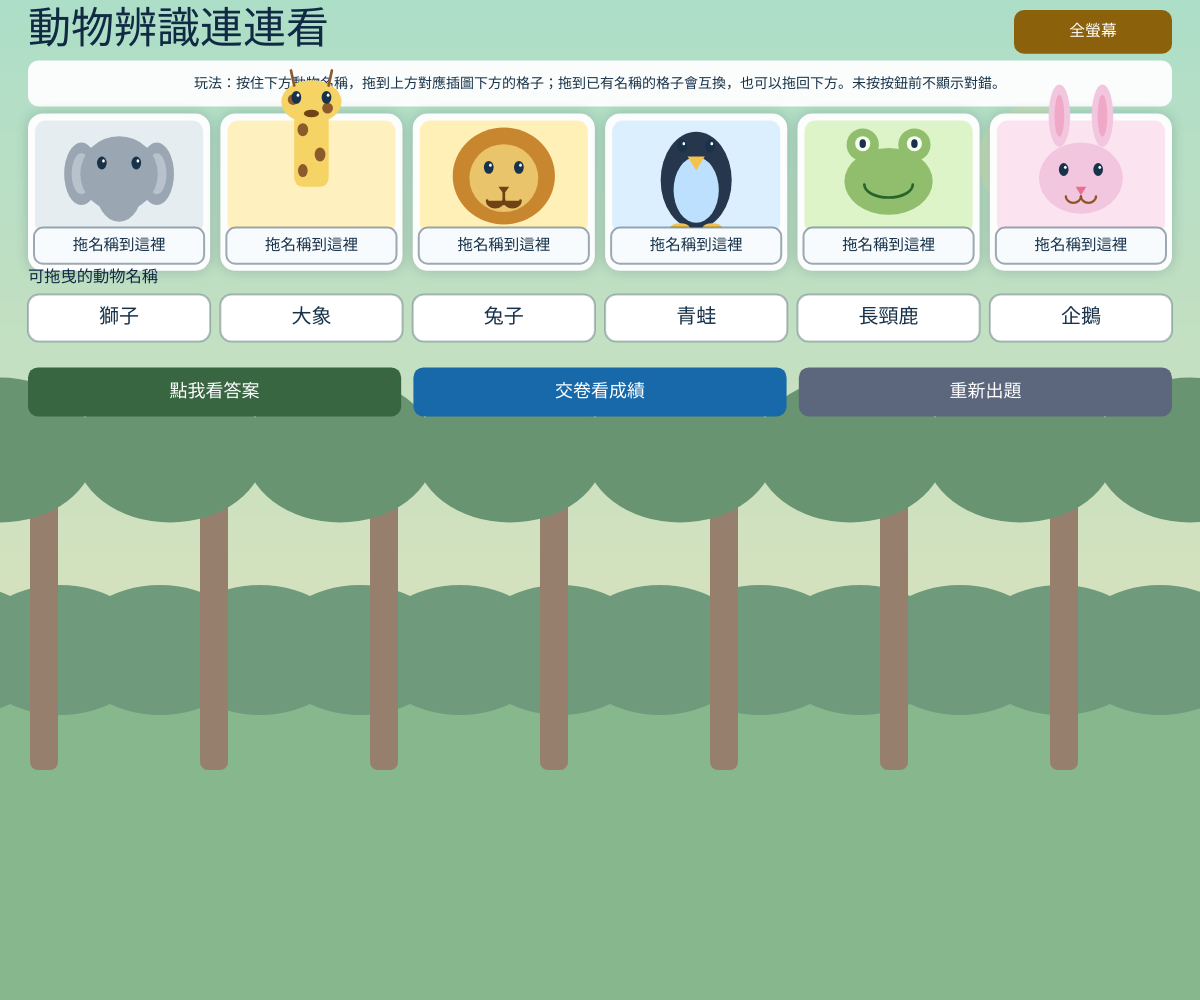
Frame 1 (no input)
Frame 60 (no input): identical to frame 1, image omitted
Frame 120 (the mouse pressed at the canvas centre since frame 60): identical to frame 1, image omitted

The p5.js sketch that drew this single still picture (run headless with seeded random() and noise() and a simulated clock; from frame 60 on, the mouse is pressed at the canvas centre):

// p5.js sketch
// ── sketch.js
const ANIMAL_TYPES = [ // 建立至少十二種不依賴外部圖片的動物資料
  { key: "cat", name: "貓", color: "#f4a261" }, // 定義貓的資料
  { key: "dog", name: "狗", color: "#b08968" }, // 定義狗的資料
  { key: "rabbit", name: "兔子", color: "#f2c6de" }, // 定義兔子的資料
  { key: "elephant", name: "大象", color: "#9aa6b2" }, // 定義大象的資料
  { key: "lion", name: "獅子", color: "#e9c46a" }, // 定義獅子的資料
  { key: "panda", name: "熊貓", color: "#dfe7e8" }, // 定義熊貓的資料
  { key: "penguin", name: "企鵝", color: "#bde0fe" }, // 定義企鵝的資料
  { key: "giraffe", name: "長頸鹿", color: "#f6d365" }, // 定義長頸鹿的資料
  { key: "fox", name: "狐狸", color: "#f28c28" }, // 定義狐狸的資料
  { key: "frog", name: "青蛙", color: "#90be6d" }, // 定義青蛙的資料
  { key: "monkey", name: "猴子", color: "#a98467" }, // 定義猴子的資料
  { key: "tiger", name: "老虎", color: "#f4a261" } // 定義老虎的資料
]; // 完成動物資料表
const UI = { ink: "#18324a", navy: "#102a43", blue: "#1769aa", green: "#a7c957", red: "#e63946", gold: "#ffca3a", white: "#ffffff" }; // 集中管理介面色彩
const INSTRUCTION = "玩法：按住下方動物名稱，拖到上方對應插圖下方的格子；拖到已有名稱的格子會互換，也可以拖回下方。未按按鈕前不顯示對錯。"; // 設定完整玩法說明
const SCENE_TIME = 7200; // 設定自然背景場景的停留時間
const TRANSITION_TIME = 1900; // 設定自然背景的平滑漸變時間
const SCENE_NAMES = ["forest", "grassland", "snowfield", "desert", "rainforest", "coast"]; // 定義六種動物主題自然場景
let quiz = null; // 儲存目前測驗狀態
let layoutData = null; // 儲存響應式版面資料
let dragging = null; // 儲存目前被拖曳的名稱
let beganAt = 0; // 儲存本回合開始時間
let confetti = []; // 儲存高分彩帶粒子
let currentScene = 0; // 儲存目前自然場景索引
let nextScene = 1; // 儲存下一個自然場景索引
let sceneBlend = 0; // 儲存場景交叉淡化進度
let sceneStartedAt = 0; // 儲存目前場景開始時間

function setup() { // 初始化畫布、頁面樣式與測驗資料
  document.documentElement.style.margin = "0"; // 移除 html 預設外距
  document.documentElement.style.padding = "0"; // 移除 html 預設內距
  document.documentElement.style.overflow = "hidden"; // 防止 html 產生捲軸
  document.body.style.margin = "0"; // 移除 body 預設外距
  document.body.style.padding = "0"; // 移除 body 預設內距
  document.body.style.overflow = "hidden"; // 防止 body 產生捲軸
  document.body.style.width = "100vw"; // 讓 body 寬度貼齊視窗
  document.body.style.height = "100vh"; // 讓 body 高度貼齊視窗
  pixelDensity(Math.min(2, window.devicePixelRatio || 1)); // 設定清晰且不過度耗能的像素密度
  const canvasElement = createCanvas(windowWidth, windowHeight); // 建立滿版 p5.js Canvas
  canvasElement.position(0, 0); // 將畫布貼齊視窗左上角
  canvasElement.style("display", "block"); // 移除畫布行內空白
  canvasElement.style("position", "fixed"); // 讓畫布固定在視窗內
  canvasElement.style("left", "0px"); // 設定畫布左側位置
  canvasElement.style("top", "0px"); // 設定畫布頂端位置
  canvasElement.style("z-index", "0"); // 將畫布置於最底層
  canvasElement.style("touch-action", "none"); // 防止手機瀏覽器攔截拖曳手勢
  canvasElement.elt.setAttribute("aria-label", "動物辨識連連看互動畫布"); // 設定畫布無障礙描述
  textFont("Noto Sans TC, Microsoft JhengHei, sans-serif"); // 設定繁體中文字型與備援字型
  textAlign(CENTER, CENTER); // 設定文字預設置中
  textWrap(WORD); // 啟用 p5.js 文字換行
  quiz = createQuiz(); // 建立第一回合六題資料
  beganAt = millis(); // 記錄第一回合作答起始時間
  currentScene = 0; // 初始化目前自然場景
  nextScene = 1; // 初始化下一個自然場景
  sceneBlend = 0; // 初始化場景漸變進度
  sceneStartedAt = millis(); // 記錄場景開始時間
  document.addEventListener("fullscreenchange", handleFullscreenChange); // 監聽瀏覽器全螢幕狀態
  refreshCanvasSize(); // 建立初始響應式版面
} // 完成初始化

function draw() { // 每一幀繪製完整遊戲畫面
  updateSceneTransition(); // 更新自然場景的平滑漸變
  drawBackground(); // 繪製動物主題自然背景
  drawHeader(); // 繪製標題與玩法說明
  drawCards(); // 繪製上方六張動物圖卡
  drawTray(); // 繪製下方六個動物名稱標籤
  drawButtons(); // 繪製三個主要功能按鈕
  drawResultPanel(); // 交卷後繪製成績面板
  if (dragging !== null) drawDraggingLabel(); // 拖曳中繪製跟隨指標的名稱
  if (quiz !== null && quiz.submitted && quiz.score > 60) drawConfetti(); // 高於百分之六十時繪製彩帶
} // 完成每幀繪製

function windowResized() { // 處理視窗縮放、手機旋轉與全螢幕變化
  resizeCanvas(windowWidth, windowHeight); // 讓畫布覆蓋最新視窗尺寸
  refreshCanvasSize(); // 重新計算所有互動位置
} // 完成視窗尺寸處理

function mousePressed() { // 處理滑鼠按下與按鈕點擊
  if (quiz === null || layoutData === null) return false; // 尚未初始化時停止操作
  const buttonName = hitButton(mouseX, mouseY); // 判斷滑鼠是否命中功能按鈕
  if (buttonName === "fullscreen") { toggleBrowserFullscreen(); return false; } // 點擊全螢幕按鈕時切換模式
  if (buttonName === "reset") { resetQuiz(); return false; } // 重新出題按鈕永遠保持可用
  if (buttonName === "answer" && !quiz.showAnswer && !quiz.submitted) { quiz.showAnswer = true; dragging = null; return false; } // 查看答案後顯示正誤並鎖定拖曳
  if (buttonName === "submit" && !quiz.submitted) { submitQuiz(); return false; } // 點擊交卷按鈕後計算成績
  if (quiz.showAnswer || quiz.submitted) return false; // 查看答案或交卷後禁止拖曳
  const slotIndex = hitSlot(mouseX, mouseY); // 判斷是否按到已有名稱的答案格
  if (slotIndex >= 0 && quiz.slots[slotIndex] !== null) { startDrag(quiz.slots[slotIndex], "slot", slotIndex); return false; } // 從答案格取出名稱開始拖曳
  const labelIndex = hitTrayLabel(mouseX, mouseY); // 判斷是否按到下方未放置名稱
  if (labelIndex >= 0) startDrag(labelIndex, "tray", -1); // 從名稱區開始拖曳
  return false; // 阻止瀏覽器預設選取行為
} // 完成滑鼠按下處理

function mouseDragged() { // 處理滑鼠拖曳移動
  if (dragging !== null && quiz !== null && !quiz.showAnswer && !quiz.submitted) { dragging.x = mouseX; dragging.y = mouseY; } // 更新拖曳名稱座標
  return false; // 阻止瀏覽器預設拖曳行為
} // 完成滑鼠拖曳處理

function mouseReleased() { // 處理滑鼠放開與名稱放置
  if (dragging === null) return false; // 沒有拖曳資料時停止處理
  const dropX = mouseX; // 保存放開時的水平座標
  const dropY = mouseY; // 保存放開時的垂直座標
  const slotIndex = hitSlot(dropX, dropY); // 找出放開時命中的答案格
  if (slotIndex >= 0) dropInSlot(slotIndex); // 放入答案格或執行互換
  else if (inTrayArea(dropX, dropY)) returnToTray(); // 放到名稱區時讓名稱回到下方
  else restoreDrag(); // 放到其他位置時復原原本位置
  dragging = null; // 清除拖曳暫存資料
  return false; // 阻止瀏覽器預設放開行為
} // 完成滑鼠放開處理

function touchStarted() { // 處理觸控按下事件
  return mousePressed(); // 共用滑鼠按下邏輯
} // 完成觸控按下處理

function touchMoved() { // 處理觸控移動事件
  return mouseDragged(); // 共用滑鼠拖曳邏輯
} // 完成觸控移動處理

function touchEnded() { // 處理觸控結束事件
  return mouseReleased(); // 共用滑鼠放開邏輯
} // 完成觸控結束處理

function createQuiz() { // 建立一回合新的六題動物測驗
  const selected = shuffleArray(ANIMAL_TYPES).slice(0, 6); // 從十二種動物隨機抽出六種
  const cards = selected.map((item) => ({ key: item.key, name: item.name, color: item.color })); // 建立六張動物圖卡資料
  const labels = shuffleArray(cards.map((card) => ({ key: card.key, name: card.name, color: card.color }))); // 打亂六個名稱標籤順序
  return { cards: cards, labels: labels, slots: [null, null, null, null, null, null], showAnswer: false, submitted: false, correct: 0, score: 0, elapsed: 0 }; // 回傳完整測驗狀態
} // 完成新測驗建立

function resetQuiz() { // 重新出題並解鎖整個測驗
  quiz = createQuiz(); // 建立新的隨機題目
  beganAt = millis(); // 重新記錄作答開始時間
  dragging = null; // 清除殘留拖曳狀態
  confetti = []; // 清除上一回合彩帶
  refreshCanvasSize(); // 重新計算版面
} // 完成重新出題

function getLayoutMetrics() { // 計算不裁切且適合手機平板桌面的版面尺寸
  const viewportW = windowWidth; // 讀取視窗寬度
  const viewportH = windowHeight; // 讀取視窗高度
  const submittedExtra = quiz !== null && quiz.submitted ? 100 : 0; // 為交卷後成績面板預留空間
  const scale = constrain(Math.min(viewportW / 960, viewportH / (690 + submittedExtra)), 0.32, 1.08); // 依視窗大小計算共同縮放比例
  const margin = Math.max(8, Math.min(28, viewportW * 0.025)); // 計算安全左右邊距
  const gap = Math.max(4, Math.min(13, 7 + scale * 3)); // 計算卡片與控制項間距
  const cardColumns = viewportW >= 1120 ? 6 : 3; // 桌面寬版六欄、其他尺寸三欄
  const cardRows = Math.ceil(6 / cardColumns); // 計算動物卡片列數
  const headerH = Math.max(88, Math.min(122, 94 + scale * 18)); // 為標題與玩法說明保留高度
  const cardW = (viewportW - margin * 2 - gap * (cardColumns - 1)) / cardColumns; // 平均分配動物卡片寬度
  const cardH = Math.max(66, Math.min(164, 112 + scale * 42)); // 計算卡片高度並保留向量插圖空間
  const cardsBottom = headerH + cardRows * cardH + (cardRows - 1) * gap; // 計算卡片區底部
  const trayColumns = viewportW >= 760 ? 6 : 3; // 桌面名稱六欄、手機平板名稱三欄
  const trayRows = Math.ceil(6 / trayColumns); // 計算名稱列數
  const trayH = Math.max(30, Math.min(50, 34 + scale * 12)); // 計算名稱標籤高度
  const trayY = cardsBottom + Math.max(16, 22 * scale); // 設定名稱區起點
  const trayW = (viewportW - margin * 2 - gap * (trayColumns - 1)) / trayColumns; // 平均分配名稱標籤寬度
  const buttonColumns = viewportW >= 820 ? 3 : viewportW >= 300 ? 2 : 1; // 主要按鈕依寬度排列成三欄或兩欄
  const buttonRows = Math.ceil(3 / buttonColumns); // 計算三個主要按鈕的列數
  const buttonGap = Math.max(5, Math.min(13, 9 + scale * 3)); // 計算按鈕間距
  const buttonH = Math.max(30, Math.min(52, 35 + scale * 13)); // 計算按鈕高度
  const buttonY = trayY + trayRows * trayH + (trayRows - 1) * gap + Math.max(18, 24 * scale); // 計算主要按鈕起點
  const buttonW = buttonColumns === 1 ? Math.min(360, viewportW - margin * 2) : (viewportW - margin * 2 - buttonGap * (buttonColumns - 1)) / buttonColumns; // 平均分配主要按鈕寬度
  const buttonsBottom = buttonY + buttonRows * buttonH + (buttonRows - 1) * buttonGap; // 計算主要按鈕區底部
  const resultY = buttonsBottom + Math.max(9, 14 * scale); // 計算成績面板起點
  const resultH = quiz !== null && quiz.submitted ? Math.max(62, Math.min(116, 72 + scale * 28)) : 0; // 交卷後設定成績面板高度
  return { margin: margin, gap: gap, scale: scale, cardColumns: cardColumns, cardRows: cardRows, headerH: headerH, cardW: cardW, cardH: cardH, cardsBottom: cardsBottom, trayColumns: trayColumns, trayRows: trayRows, trayH: trayH, trayY: trayY, trayW: trayW, buttonColumns: buttonColumns, buttonRows: buttonRows, buttonGap: buttonGap, buttonH: buttonH, buttonY: buttonY, buttonW: buttonW, buttonsBottom: buttonsBottom, resultY: resultY, resultH: resultH }; // 回傳所有版面尺寸
} // 完成版面尺寸計算

function calculateLayout() { // 建立卡片、標籤、按鈕與全螢幕的互動矩形
  const metrics = getLayoutMetrics(); // 讀取目前響應式版面尺寸
  const cards = []; // 建立六張動物卡片位置陣列
  const tray = []; // 建立六個名稱標籤位置陣列
  const buttons = []; // 建立三個主要按鈕位置陣列
  for (let i = 0; i < 6; i += 1) { const col = i % metrics.cardColumns; const row = Math.floor(i / metrics.cardColumns); cards.push({ x: metrics.margin + col * (metrics.cardW + metrics.gap), y: metrics.headerH + row * (metrics.cardH + metrics.gap), w: metrics.cardW, h: metrics.cardH }); } // 逐一建立平均排列的動物卡片
  for (let i = 0; i < 6; i += 1) { const col = i % metrics.trayColumns; const row = Math.floor(i / metrics.trayColumns); tray.push({ x: metrics.margin + col * (metrics.trayW + metrics.gap), y: metrics.trayY + row * (metrics.trayH + metrics.gap), w: metrics.trayW, h: metrics.trayH }); } // 逐一建立名稱標籤矩形
  for (let i = 0; i < 3; i += 1) { const col = i % metrics.buttonColumns; const row = Math.floor(i / metrics.buttonColumns); const x = metrics.buttonColumns === 1 ? (width - metrics.buttonW) / 2 : metrics.margin + col * (metrics.buttonW + metrics.buttonGap); const y = metrics.buttonY + row * (metrics.buttonH + metrics.buttonGap); buttons.push({ x: x, y: y, w: metrics.buttonW, h: metrics.buttonH }); } // 逐一建立主要按鈕矩形
  const fullscreenW = Math.max(96, Math.min(158, width * 0.19)); // 計算全螢幕按鈕寬度
  const fullscreenH = Math.max(32, Math.min(44, 34 + metrics.scale * 9)); // 計算全螢幕按鈕高度
  const fullscreenButton = { x: width - metrics.margin - fullscreenW, y: 10, w: fullscreenW, h: fullscreenH }; // 建立標題區全螢幕按鈕
  return { metrics: metrics, cards: cards, tray: tray, buttons: buttons, fullscreenButton: fullscreenButton, resultY: metrics.resultY }; // 回傳全部互動版面
} // 完成互動版面建立

function refreshCanvasSize() { // 重新計算滿版畫布內的互動位置
  layoutData = calculateLayout(); // 依目前視窗尺寸更新布局
} // 完成畫布尺寸更新

function drawHeader() { // 繪製標題、玩法說明與全螢幕按鈕
  const margin = layoutData.metrics.margin; // 讀取左右安全邊距
  const scale = layoutData.metrics.scale; // 讀取響應式縮放比例
  const titleSize = Math.max(21, Math.min(43, 39 * scale + 5)); // 計算標題字體大小
  const boxY = Math.max(48, Math.min(66, 55 + scale * 5)); // 設定玩法說明底板位置
  const boxH = Math.max(29, layoutData.metrics.headerH - boxY - 7); // 設定玩法說明底板高度
  noStroke(); // 移除標題外框
  fill(UI.navy); // 使用深色繪製標題
  textAlign(LEFT, TOP); // 設定標題左上對齊
  textSize(titleSize); // 套用標題字體大小
  text("動物辨識連連看", margin, 10); // 繪製動物主題標題
  drawFullscreenButton(layoutData.fullscreenButton); // 繪製全螢幕或退出全螢幕按鈕
  fill(255, 255, 255, 238); // 使用半透明白色繪製說明底板
  rect(margin, boxY, width - margin * 2, boxH, 11); // 繪製玩法說明圓角底板
  fill(UI.ink); // 設定說明文字顏色
  textSize(Math.max(9, Math.min(14, 12 + scale * 3))); // 設定說明文字大小
  const lines = wrapChineseText(INSTRUCTION, width - margin * 2 - 18); // 依畫面寬度切割玩法說明
  text(lines.join("\n"), margin + 9, boxY + 5, width - margin * 2 - 18, boxH - 8); // 繪製完整玩法說明
  textAlign(CENTER, CENTER); // 還原文字預設置中對齊
} // 完成標題與玩法說明繪製

function wrapChineseText(value, maxWidth) { // 將繁體中文說明依像素寬度換行
  const lines = []; // 建立文字行陣列
  let current = ""; // 儲存目前組合中的文字行
  for (const character of value) { // 逐字處理中文與標點
    const candidate = current + character; // 組合下一個字元
    if (current !== "" && textWidth(candidate) > maxWidth) { lines.push(current); current = character; } else { current = candidate; } // 超過寬度時換行
  } // 完成逐字換行
  if (current !== "") lines.push(current); // 將最後一行加入陣列
  return lines; // 回傳可繪製的文字行
} // 完成中文換行

function drawCards() { // 繪製六張動物圖卡與名稱放置格
  quiz.cards.forEach((card, index) => drawCard(card, layoutData.cards[index], index)); // 逐一繪製每張動物圖卡
} // 完成六張卡片繪製

function drawCard(card, box, index) { // 繪製單張純 Canvas 動物插圖卡片
  push(); // 保存卡片繪圖狀態
  drawingContext.shadowColor = "rgba(16,42,67,0.22)"; // 設定卡片陰影色彩
  drawingContext.shadowBlur = 13; // 設定卡片陰影模糊程度
  noStroke(); // 移除卡片外框
  fill(255, 255, 255, 247); // 使用近乎不透明白色繪製卡片
  rect(box.x, box.y, box.w, box.h, 15); // 繪製卡片圓角底板
  drawingContext.shadowBlur = 0; // 清除陰影避免影響其他圖形
  const imageBox = { x: box.x + 7, y: box.y + 7, w: box.w - 14, h: box.h - Math.max(42, box.h * 0.28) }; // 計算向量插圖區域
  drawAnimalArt(card.key, imageBox, card.color); // 使用 p5.js Canvas 繪製動物向量插圖
  const slot = getSlotBox(box); // 取得卡片下方名稱放置格
  const labelId = quiz.slots[index]; // 讀取目前答案格內的名稱索引
  const correct = labelId !== null && quiz.labels[labelId].key === card.key; // 計算本題目前配對狀態
  const slotColor = quiz.showAnswer ? (correct ? UI.green : UI.red) : "#f7fbfd"; // 只有查看答案後才套用正誤底色
  fill(slotColor); // 填入名稱格背景色
  stroke(23, 50, 74, 105); // 設定名稱格邊框色彩
  strokeWeight(2); // 設定名稱格邊框寬度
  rect(slot.x, slot.y, slot.w, slot.h, 9); // 繪製名稱放置格
  noStroke(); // 移除名稱文字外框
  fill(UI.ink); // 設定名稱文字顏色
  textSize(Math.max(10, Math.min(18, box.w * 0.085))); // 依卡片寬度設定名稱字體
  const slotText = labelId === null ? (box.w < 125 ? "放名稱" : "拖名稱到這裡") : quiz.labels[labelId].name; // 組合空格提示或已放置名稱
  text(slotText, slot.x + slot.w / 2, slot.y + slot.h / 2); // 繪製名稱格文字
  if (quiz.showAnswer) drawCorrectMark(correct, box); // 查看答案或交卷後繪製正誤提示
  pop(); // 還原卡片繪圖狀態
} // 完成單張動物卡片繪製

function getSlotBox(cardBox) { // 計算卡片底部名稱放置格位置
  const slotH = Math.max(24, Math.min(37, cardBox.h * 0.23)); // 依卡片高度計算名稱格高度
  return { x: cardBox.x + 6, y: cardBox.y + cardBox.h - slotH - 7, w: cardBox.w - 12, h: slotH }; // 回傳名稱格互動矩形
} // 完成名稱格位置計算

function drawAnimalArt(key, box, baseColor) { // 繪製具有底色的純 Canvas 動物插圖區
  const backgrounds = { cat: "#fff0d5", dog: "#f5e1c8", rabbit: "#fbe4ef", elephant: "#e5edf1", lion: "#fff0b8", panda: "#eaf5f4", penguin: "#dcefff", giraffe: "#fff1bf", fox: "#ffe1c2", frog: "#dcf4c7", monkey: "#eed7bd", tiger: "#ffe0a6" }; // 定義每種動物的插圖底色
  noStroke(); // 移除插圖區外框
  fill(backgrounds[key] || "#e8f3e8"); // 填入動物插圖柔和背景
  rect(box.x, box.y, box.w, box.h, 11); // 繪製插圖區圓角底板
  push(); // 保存動物插圖狀態
  translate(box.x + box.w / 2, box.y + box.h * 0.49); // 將動物原點移到插圖中央
  const size = Math.min(box.w, box.h) * 0.95; // 依插圖區尺寸計算動物大小
  if (key === "cat") drawCat(size, baseColor); // 繪製貓向量插圖
  else if (key === "dog") drawDog(size, baseColor); // 繪製狗向量插圖
  else if (key === "rabbit") drawRabbit(size, baseColor); // 繪製兔子向量插圖
  else if (key === "elephant") drawElephant(size, baseColor); // 繪製大象向量插圖
  else if (key === "lion") drawLion(size, baseColor); // 繪製獅子向量插圖
  else if (key === "panda") drawPanda(size, baseColor); // 繪製熊貓向量插圖
  else if (key === "penguin") drawPenguin(size, baseColor); // 繪製企鵝向量插圖
  else if (key === "giraffe") drawGiraffe(size, baseColor); // 繪製長頸鹿向量插圖
  else if (key === "fox") drawFox(size, baseColor); // 繪製狐狸向量插圖
  else if (key === "frog") drawFrog(size, baseColor); // 繪製青蛙向量插圖
  else if (key === "monkey") drawMonkey(size, baseColor); // 繪製猴子向量插圖
  else drawTiger(size, baseColor); // 繪製老虎向量插圖
  pop(); // 還原動物插圖座標狀態
} // 完成動物插圖區繪製

function drawFaceEyes(size, eyeY, eyeGap) { // 繪製通用動物眼睛
  noStroke(); // 移除眼睛外框
  fill("#18324a"); // 設定眼睛顏色
  ellipse(-eyeGap, eyeY, size * 0.09, size * 0.12); // 繪製左眼
  ellipse(eyeGap, eyeY, size * 0.09, size * 0.12); // 繪製右眼
  fill(255); // 設定眼睛亮點顏色
  ellipse(-eyeGap + size * 0.015, eyeY - size * 0.02, size * 0.025, size * 0.03); // 繪製左眼亮點
  ellipse(eyeGap + size * 0.015, eyeY - size * 0.02, size * 0.025, size * 0.03); // 繪製右眼亮點
} // 完成通用眼睛

function drawCat(size, colorValue) { // 繪製貓咪向量插圖
  noStroke(); // 移除貓咪外框
  fill(colorValue); // 填入貓咪毛色
  triangle(-size * 0.42, -size * 0.27, -size * 0.27, -size * 0.61, -size * 0.03, -size * 0.34); // 繪製左耳
  triangle(size * 0.42, -size * 0.27, size * 0.27, -size * 0.61, size * 0.03, -size * 0.34); // 繪製右耳
  ellipse(0, 0, size * 0.78, size * 0.68); // 繪製貓咪臉部
  fill("#f7b2c4"); // 設定貓耳內與鼻子顏色
  triangle(-size * 0.31, -size * 0.38, -size * 0.27, -size * 0.52, -size * 0.16, -size * 0.38); // 繪製左耳內側
  triangle(size * 0.31, -size * 0.38, size * 0.27, -size * 0.52, size * 0.16, -size * 0.38); // 繪製右耳內側
  drawFaceEyes(size, -size * 0.08, size * 0.16); // 繪製貓咪眼睛
  fill("#e76f91"); // 設定貓咪鼻子顏色
  triangle(-size * 0.045, size * 0.08, size * 0.045, size * 0.08, 0, size * 0.16); // 繪製貓咪鼻子
  stroke("#8d5524"); // 設定貓咪鬍鬚顏色
  strokeWeight(Math.max(1, size * 0.025)); // 設定鬍鬚線寬
  line(-size * 0.15, size * 0.13, -size * 0.46, size * 0.08); // 繪製左上鬍鬚
  line(-size * 0.15, size * 0.2, -size * 0.46, size * 0.23); // 繪製左下鬍鬚
  line(size * 0.15, size * 0.13, size * 0.46, size * 0.08); // 繪製右上鬍鬚
  line(size * 0.15, size * 0.2, size * 0.46, size * 0.23); // 繪製右下鬍鬚
} // 完成貓咪插圖

function drawDog(size, colorValue) { // 繪製狗狗向量插圖
  noStroke(); // 移除狗狗外框
  fill("#754f35"); // 設定狗狗耳朵顏色
  ellipse(-size * 0.36, -size * 0.08, size * 0.28, size * 0.62); // 繪製左垂耳
  ellipse(size * 0.36, -size * 0.08, size * 0.28, size * 0.62); // 繪製右垂耳
  fill(colorValue); // 填入狗狗臉部毛色
  ellipse(0, 0, size * 0.78, size * 0.72); // 繪製狗狗臉部
  fill("#f4d8b4"); // 設定狗狗嘴部顏色
  ellipse(0, size * 0.19, size * 0.38, size * 0.26); // 繪製狗狗嘴部
  drawFaceEyes(size, -size * 0.08, size * 0.16); // 繪製狗狗眼睛
  fill("#30231d"); // 設定狗狗鼻子顏色
  ellipse(0, size * 0.12, size * 0.13, size * 0.1); // 繪製狗狗鼻子
  stroke("#30231d"); // 設定狗狗嘴線色彩
  strokeWeight(Math.max(1, size * 0.025)); // 設定狗狗嘴線寬度
  line(0, size * 0.16, 0, size * 0.25); // 繪製狗狗鼻下線
  arc(-size * 0.08, size * 0.22, size * 0.16, size * 0.12, 0, PI); // 繪製左側嘴角
  arc(size * 0.08, size * 0.22, size * 0.16, size * 0.12, 0, PI); // 繪製右側嘴角
} // 完成狗狗插圖

function drawRabbit(size, colorValue) { // 繪製兔子向量插圖
  noStroke(); // 移除兔子外框
  fill(colorValue); // 填入兔子毛色
  ellipse(-size * 0.2, -size * 0.56, size * 0.2, size * 0.58); // 繪製左長耳
  ellipse(size * 0.2, -size * 0.56, size * 0.2, size * 0.58); // 繪製右長耳
  fill("#efa8c6"); // 設定兔子耳朵內側顏色
  ellipse(-size * 0.2, -size * 0.56, size * 0.09, size * 0.39); // 繪製左耳內側
  ellipse(size * 0.2, -size * 0.56, size * 0.09, size * 0.39); // 繪製右耳內側
  fill(colorValue); // 恢復兔子臉部毛色
  ellipse(0, size * 0.02, size * 0.78, size * 0.66); // 繪製兔子臉部
  drawFaceEyes(size, -size * 0.06, size * 0.16); // 繪製兔子眼睛
  fill("#e76f91"); // 設定兔子鼻子顏色
  triangle(-size * 0.05, size * 0.1, size * 0.05, size * 0.1, 0, size * 0.18); // 繪製兔子鼻子
  noFill(); // 將兔子嘴巴設為線條
  stroke("#8d5524"); // 設定兔子嘴線色彩
  strokeWeight(Math.max(1, size * 0.022)); // 設定兔子嘴線寬度
  arc(-size * 0.07, size * 0.19, size * 0.14, size * 0.12, 0, PI); // 繪製左嘴角
  arc(size * 0.07, size * 0.19, size * 0.14, size * 0.12, 0, PI); // 繪製右嘴角
} // 完成兔子插圖

function drawElephant(size, colorValue) { // 繪製大象向量插圖
  noStroke(); // 移除大象外框
  fill(colorValue); // 填入大象灰色
  ellipse(-size * 0.35, -size * 0.02, size * 0.32, size * 0.58); // 繪製左大耳朵
  ellipse(size * 0.35, -size * 0.02, size * 0.32, size * 0.58); // 繪製右大耳朵
  fill("#b8c2cc"); // 設定耳朵內側顏色
  ellipse(-size * 0.35, -size * 0.02, size * 0.18, size * 0.38); // 繪製左耳內側
  ellipse(size * 0.35, -size * 0.02, size * 0.18, size * 0.38); // 繪製右耳內側
  fill(colorValue); // 恢復大象臉部顏色
  ellipse(0, -size * 0.02, size * 0.72, size * 0.7); // 繪製大象臉部
  drawFaceEyes(size, -size * 0.12, size * 0.16); // 繪製大象眼睛
  stroke(colorValue); // 設定象鼻顏色
  strokeWeight(Math.max(7, size * 0.13)); // 設定象鼻線寬
  noFill(); // 將象鼻設定為線條
  arc(0, size * 0.12, size * 0.3, size * 0.48, 0, PI); // 繪製彎曲象鼻
  noStroke(); // 移除象鼻外框
} // 完成大象插圖

function drawLion(size, colorValue) { // 繪製獅子向量插圖
  noStroke(); // 移除獅子外框
  fill("#c8872f"); // 設定獅子鬃毛顏色
  ellipse(0, 0, size * 0.95, size * 0.9); // 繪製獅子鬃毛
  fill(colorValue); // 填入獅子臉部毛色
  ellipse(0, size * 0.02, size * 0.64, size * 0.63); // 繪製獅子臉部
  drawFaceEyes(size, -size * 0.08, size * 0.14); // 繪製獅子眼睛
  fill("#704214"); // 設定獅子鼻子顏色
  triangle(-size * 0.05, size * 0.1, size * 0.05, size * 0.1, 0, size * 0.17); // 繪製獅子鼻子
  stroke("#704214"); // 設定獅子嘴巴色彩
  strokeWeight(Math.max(1, size * 0.025)); // 設定獅子嘴巴線寬
  line(0, size * 0.16, 0, size * 0.26); // 繪製獅子鼻下線
  arc(-size * 0.08, size * 0.23, size * 0.15, size * 0.12, 0, PI); // 繪製左嘴角
  arc(size * 0.08, size * 0.23, size * 0.15, size * 0.12, 0, PI); // 繪製右嘴角
} // 完成獅子插圖

function drawPanda(size, colorValue) { // 繪製熊貓向量插圖
  noStroke(); // 移除熊貓外框
  fill("#20252b"); // 設定熊貓黑色耳朵
  ellipse(-size * 0.28, -size * 0.32, size * 0.25, size * 0.25); // 繪製左耳
  ellipse(size * 0.28, -size * 0.32, size * 0.25, size * 0.25); // 繪製右耳
  fill(colorValue); // 填入熊貓臉部白色
  ellipse(0, 0, size * 0.82, size * 0.75); // 繪製熊貓臉部
  fill("#20252b"); // 設定熊貓眼罩顏色
  ellipse(-size * 0.18, -size * 0.08, size * 0.22, size * 0.3); // 繪製左眼罩
  ellipse(size * 0.18, -size * 0.08, size * 0.22, size * 0.3); // 繪製右眼罩
  fill("#ffffff"); // 設定熊貓眼睛亮色
  ellipse(-size * 0.18, -size * 0.08, size * 0.08, size * 0.1); // 繪製左眼
  ellipse(size * 0.18, -size * 0.08, size * 0.08, size * 0.1); // 繪製右眼
  fill("#20252b"); // 設定熊貓鼻子顏色
  ellipse(0, size * 0.14, size * 0.12, size * 0.09); // 繪製熊貓鼻子
} // 完成熊貓插圖

function drawPenguin(size, colorValue) { // 繪製企鵝向量插圖
  noStroke(); // 移除企鵝外框
  fill("#25364d"); // 設定企鵝身體深色
  ellipse(0, size * 0.04, size * 0.66, size * 0.9); // 繪製企鵝身體
  fill(colorValue); // 填入企鵝肚子淺色
  ellipse(0, size * 0.13, size * 0.42, size * 0.61); // 繪製企鵝肚子
  fill("#f2c14e"); // 設定企鵝嘴巴與腳色彩
  triangle(-size * 0.08, -size * 0.18, size * 0.08, -size * 0.18, 0, -size * 0.05); // 繪製企鵝嘴巴
  ellipse(-size * 0.15, size * 0.48, size * 0.18, size * 0.08); // 繪製左腳
  ellipse(size * 0.15, size * 0.48, size * 0.18, size * 0.08); // 繪製右腳
  drawFaceEyes(size, -size * 0.28, size * 0.13); // 繪製企鵝眼睛
} // 完成企鵝插圖

function drawGiraffe(size, colorValue) { // 繪製長頸鹿向量插圖
  noStroke(); // 移除長頸鹿外框
  fill(colorValue); // 填入長頸鹿黃色
  rect(-size * 0.16, -size * 0.62, size * 0.32, size * 0.72, size * 0.08); // 繪製長頸鹿長脖子
  fill("#8c5a2b"); // 設定長頸鹿斑紋顏色
  ellipse(-size * 0.08, -size * 0.43, size * 0.1, size * 0.12); // 繪製脖子左斑紋
  ellipse(size * 0.08, -size * 0.2, size * 0.1, size * 0.13); // 繪製脖子右斑紋
  ellipse(-size * 0.08, -size * 0.05, size * 0.09, size * 0.12); // 繪製脖子下斑紋
  fill(colorValue); // 恢復長頸鹿臉部黃色
  ellipse(0, -size * 0.69, size * 0.56, size * 0.4); // 繪製長頸鹿頭部
  stroke("#8c5a2b"); // 設定長頸鹿角線色彩
  strokeWeight(Math.max(2, size * 0.025)); // 設定長頸鹿角線寬
  line(-size * 0.16, -size * 0.84, -size * 0.19, -size * 0.98); // 繪製左角
  line(size * 0.16, -size * 0.84, size * 0.19, -size * 0.98); // 繪製右角
  noStroke(); // 移除臉部外框
  fill("#8c5a2b"); // 設定臉部斑紋色彩
  ellipse(-size * 0.17, -size * 0.71, size * 0.1, size * 0.1); // 繪製左臉斑紋
  ellipse(size * 0.15, -size * 0.63, size * 0.1, size * 0.1); // 繪製右臉斑紋
  drawFaceEyes(size, -size * 0.73, size * 0.14); // 繪製長頸鹿眼睛
  fill("#704214"); // 設定長頸鹿鼻子色彩
  ellipse(0, -size * 0.58, size * 0.14, size * 0.07); // 繪製長頸鹿鼻子
} // 完成長頸鹿插圖

function drawFox(size, colorValue) { // 繪製狐狸向量插圖
  noStroke(); // 移除狐狸外框
  fill(colorValue); // 填入狐狸橘色
  triangle(-size * 0.43, -size * 0.2, -size * 0.28, -size * 0.64, -size * 0.04, -size * 0.35); // 繪製左耳
  triangle(size * 0.43, -size * 0.2, size * 0.28, -size * 0.64, size * 0.04, -size * 0.35); // 繪製右耳
  ellipse(0, 0, size * 0.78, size * 0.72); // 繪製狐狸臉部
  fill("#fff4df"); // 設定狐狸臉部白色區域
  triangle(-size * 0.3, size * 0.03, 0, size * 0.38, size * 0.3, size * 0.03); // 繪製狐狸白色口鼻
  drawFaceEyes(size, -size * 0.11, size * 0.16); // 繪製狐狸眼睛
  fill("#30231d"); // 設定狐狸鼻子色彩
  triangle(-size * 0.06, size * 0.18, size * 0.06, size * 0.18, 0, size * 0.25); // 繪製狐狸鼻子
} // 完成狐狸插圖

function drawFrog(size, colorValue) { // 繪製青蛙向量插圖
  noStroke(); // 移除青蛙外框
  fill(colorValue); // 填入青蛙綠色
  ellipse(-size * 0.24, -size * 0.29, size * 0.3, size * 0.3); // 繪製左眼球
  ellipse(size * 0.24, -size * 0.29, size * 0.3, size * 0.3); // 繪製右眼球
  ellipse(0, size * 0.05, size * 0.82, size * 0.62); // 繪製青蛙臉部
  fill("#f7fff2"); // 設定青蛙眼白
  ellipse(-size * 0.24, -size * 0.3, size * 0.14, size * 0.14); // 繪製左眼白
  ellipse(size * 0.24, -size * 0.3, size * 0.14, size * 0.14); // 繪製右眼白
  fill("#18324a"); // 設定青蛙瞳孔色彩
  ellipse(-size * 0.24, -size * 0.3, size * 0.06, size * 0.08); // 繪製左瞳孔
  ellipse(size * 0.24, -size * 0.3, size * 0.06, size * 0.08); // 繪製右瞳孔
  noFill(); // 將青蛙嘴巴設定為線條
  stroke("#27632a"); // 設定青蛙嘴巴色彩
  strokeWeight(Math.max(2, size * 0.025)); // 設定青蛙嘴巴線寬
  arc(0, size * 0.08, size * 0.45, size * 0.24, 0, PI); // 繪製青蛙微笑
} // 完成青蛙插圖

function drawMonkey(size, colorValue) { // 繪製猴子向量插圖
  noStroke(); // 移除猴子外框
  fill("#d7a77d"); // 設定猴子耳朵內側顏色
  ellipse(-size * 0.42, -size * 0.02, size * 0.3, size * 0.38); // 繪製左耳
  ellipse(size * 0.42, -size * 0.02, size * 0.3, size * 0.38); // 繪製右耳
  fill(colorValue); // 填入猴子臉部棕色
  ellipse(0, -size * 0.02, size * 0.78, size * 0.72); // 繪製猴子頭部
  fill("#f0c9a0"); // 設定猴子嘴部淺色
  ellipse(0, size * 0.17, size * 0.45, size * 0.31); // 繪製猴子嘴部
  drawFaceEyes(size, -size * 0.1, size * 0.16); // 繪製猴子眼睛
  fill("#5a3825"); // 設定猴子鼻子色彩
  ellipse(0, size * 0.1, size * 0.1, size * 0.08); // 繪製猴子鼻子
  noFill(); // 將猴子嘴巴設定為線條
  stroke("#5a3825"); // 設定猴子嘴線色彩
  strokeWeight(Math.max(1, size * 0.022)); // 設定猴子嘴線寬度
  arc(0, size * 0.2, size * 0.2, size * 0.12, 0, PI); // 繪製猴子嘴巴
} // 完成猴子插圖

function drawTiger(size, colorValue) { // 繪製老虎向量插圖
  noStroke(); // 移除老虎外框
  fill(colorValue); // 填入老虎橘色
  triangle(-size * 0.42, -size * 0.25, -size * 0.3, -size * 0.58, -size * 0.08, -size * 0.35); // 繪製左耳
  triangle(size * 0.42, -size * 0.25, size * 0.3, -size * 0.58, size * 0.08, -size * 0.35); // 繪製右耳
  ellipse(0, 0, size * 0.8, size * 0.72); // 繪製老虎臉部
  fill("#3d2b1f"); // 設定老虎條紋色彩
  triangle(-size * 0.22, -size * 0.35, -size * 0.13, -size * 0.1, -size * 0.06, -size * 0.35); // 繪製左額條紋
  triangle(size * 0.22, -size * 0.35, size * 0.13, -size * 0.1, size * 0.06, -size * 0.35); // 繪製右額條紋
  triangle(-size * 0.36, size * 0.02, -size * 0.2, size * 0.05, -size * 0.32, size * 0.17); // 繪製左臉條紋
  triangle(size * 0.36, size * 0.02, size * 0.2, size * 0.05, size * 0.32, size * 0.17); // 繪製右臉條紋
  drawFaceEyes(size, -size * 0.1, size * 0.16); // 繪製老虎眼睛
  fill("#e76f91"); // 設定老虎鼻子顏色
  triangle(-size * 0.05, size * 0.11, size * 0.05, size * 0.11, 0, size * 0.19); // 繪製老虎鼻子
} // 完成老虎插圖

function drawCorrectMark(correct, box) { // 繪製查看答案後的正誤提示
  fill(correct ? "#386641" : "#9d1c2b"); // 使用與答案底色相配的深色文字
  textSize(Math.max(10, Math.min(15, box.w * 0.07))); // 依卡片寬度設定提示字體
  text(correct ? "✓ 正確" : "✕ 錯誤", box.x + box.w / 2, box.y + 14); // 在卡片上方顯示正誤
} // 完成正誤提示繪製

function drawTray() { // 繪製下方六個可拖曳動物名稱標籤
  const trayTop = layoutData.tray[0].y; // 讀取名稱區起點
  noStroke(); // 移除區域標題外框
  fill(UI.navy); // 設定區域標題色彩
  textAlign(LEFT, CENTER); // 設定區域標題左對齊
  textSize(Math.max(12, Math.min(17, 13 + layoutData.metrics.scale * 3))); // 設定區域標題大小
  text("可拖曳的動物名稱", layoutData.metrics.margin, trayTop - 17); // 繪製名稱區標題
  textAlign(CENTER, CENTER); // 還原文字預設置中
  quiz.labels.forEach((label, index) => { if (!isPlaced(index) && (dragging === null || dragging.labelId !== index)) drawLabel(label, layoutData.tray[index], false); }); // 只繪製尚未放入答案格的名稱
} // 完成名稱區繪製

function drawLabel(label, box, active) { // 繪製單一動物名稱標籤
  fill(active ? "#fff1b8" : "#ffffff"); // 設定一般或拖曳中的標籤底色
  stroke(active ? UI.gold : "rgba(24,50,74,0.30)"); // 設定標籤邊框色彩
  strokeWeight(2); // 設定標籤邊框寬度
  rect(box.x, box.y, box.w, box.h, 11); // 繪製圓角名稱標籤
  noStroke(); // 移除文字外框
  fill(UI.ink); // 設定名稱文字色彩
  textSize(Math.max(13, Math.min(20, box.w * 0.11))); // 依標籤寬度調整文字大小
  text(label.name, box.x + box.w / 2, box.y + box.h / 2); // 繪製動物名稱
} // 完成單一名稱標籤繪製

function drawDraggingLabel() { // 繪製跟隨滑鼠或手指的名稱標籤
  const label = quiz.labels[dragging.labelId]; // 讀取目前拖曳的名稱
  const dragW = Math.min(220, width - layoutData.metrics.margin * 2); // 計算拖曳標籤最大寬度
  const dragH = Math.max(36, Math.min(54, 40 + layoutData.metrics.scale * 10)); // 計算拖曳標籤高度
  const box = { x: dragging.x - dragW / 2, y: dragging.y - dragH / 2, w: dragW, h: dragH }; // 建立拖曳中的標籤矩形
  drawLabel(label, box, true); // 使用高亮樣式繪製拖曳標籤
} // 完成拖曳標籤繪製

function drawButtons() { // 繪製查看答案、交卷與重新出題按鈕
  drawButton(layoutData.buttons[0], "點我看答案", quiz.showAnswer || quiz.submitted, "answer"); // 繪製查看答案按鈕
  drawButton(layoutData.buttons[1], quiz.submitted ? "已交卷看成績" : "交卷看成績", quiz.submitted, "submit"); // 繪製交卷按鈕
  drawButton(layoutData.buttons[2], "重新出題", false, "reset"); // 繪製重新出題按鈕
} // 完成主要按鈕繪製

function drawButton(box, label, disabled, kind) { // 繪製單一畫布功能按鈕
  const buttonColor = kind === "reset" ? "#5c677d" : kind === "submit" ? UI.blue : "#386641"; // 依按鈕用途選擇底色
  const fontSize = Math.max(11, Math.min(18, box.w * 0.075)); // 依按鈕寬度計算文字大小
  fill(disabled ? "rgba(24,50,74,0.44)" : buttonColor); // 鎖定按鈕使用半透明深色
  noStroke(); // 移除按鈕外框
  rect(box.x, box.y, box.w, box.h, 10); // 繪製圓角功能按鈕
  fill(UI.white); // 設定按鈕文字為白色
  textSize(fontSize); // 套用按鈕文字大小
  text(label, box.x + box.w / 2, box.y + box.h / 2); // 繪製按鈕文字
} // 完成單一按鈕繪製

function drawResultPanel() { // 繪製交卷後分數、用時與每題結果
  if (!quiz.submitted) return; // 未交卷前不顯示成績內容
  const margin = layoutData.metrics.margin; // 讀取成績面板左右邊距
  const panelY = layoutData.resultY; // 讀取成績面板垂直位置
  const panelW = width - margin * 2; // 計算成績面板寬度
  const panelH = layoutData.metrics.resultH; // 讀取成績面板高度
  fill(255, 255, 255, 242); // 使用高可讀性白色面板
  noStroke(); // 移除成績面板外框
  rect(margin, panelY, panelW, panelH, 14); // 繪製成績面板
  fill(UI.navy); // 設定成績主文字顏色
  textSize(Math.max(12, Math.min(21, panelH * 0.18))); // 設定成績標題大小
  text("成績：" + quiz.score + "%　答對 " + quiz.correct + "/6　用時 " + formatTime(quiz.elapsed), width / 2, panelY + panelH * 0.23); // 顯示分數答對題數與用時
  fill(quiz.score > 60 ? "#386641" : "#9d1c2b"); // 依成績選擇鼓勵文字色彩
  textSize(Math.max(11, Math.min(18, panelH * 0.15))); // 設定鼓勵文字大小
  text(quiz.score > 60 ? "太棒了！彩帶正在為你慶祝！" : "繼續努力！", width / 2, panelY + panelH * 0.5); // 顯示鼓勵文字
  const resultText = quiz.cards.map((card, index) => { const labelId = quiz.slots[index]; const correct = labelId !== null && quiz.labels[labelId].key === card.key; return (index + 1) + (correct ? "✓" : "✕"); }).join("　"); // 組合六題逐題對錯文字
  fill(UI.ink); // 設定逐題結果文字顏色
  textSize(Math.max(10, Math.min(16, panelH * 0.13))); // 設定逐題結果文字大小
  text("每題結果：" + resultText, width / 2, panelY + panelH * 0.78); // 顯示每一題對錯
} // 完成交卷結果繪製

function startDrag(labelId, source, sourceSlot) { // 開始拖曳指定名稱
  if (!Number.isInteger(labelId) || labelId < 0 || labelId >= quiz.labels.length) return; // 驗證名稱索引安全性
  if (source === "slot") quiz.slots[sourceSlot] = null; // 從答案格取出時先清空來源格
  dragging = { labelId: labelId, source: source, sourceSlot: sourceSlot, x: mouseX, y: mouseY }; // 儲存拖曳來源與座標
} // 完成拖曳開始

function dropInSlot(targetSlot) { // 將拖曳中的名稱放入目標答案格
  if (dragging === null || targetSlot < 0 || targetSlot >= 6) return; // 驗證拖曳資料與目標格
  const oldLabel = quiz.slots[targetSlot]; // 讀取目標格原本名稱
  if (oldLabel !== null && dragging.source === "slot" && dragging.sourceSlot !== targetSlot) quiz.slots[dragging.sourceSlot] = oldLabel; // 從格子到格子時執行互換
  quiz.slots[targetSlot] = dragging.labelId; // 將拖曳名稱放入目標格
} // 完成名稱放入答案格

function returnToTray() { // 將名稱拖回下方名稱區
  if (dragging !== null && dragging.source === "slot") quiz.slots[dragging.sourceSlot] = null; // 從答案格拖回時保持來源格清空
} // 完成拖回名稱區

function restoreDrag() { // 將未成功放置的名稱復原
  if (dragging !== null && dragging.source === "slot") quiz.slots[dragging.sourceSlot] = dragging.labelId; // 從答案格拖出失敗時放回原格
} // 完成拖曳復原

function isPlaced(labelId) { // 判斷名稱是否已放入任一答案格
  return quiz.slots.indexOf(labelId) >= 0; // 回傳名稱放置狀態
} // 完成名稱放置判斷

function hitSlot(x, y) { // 判斷座標命中的名稱放置格索引
  for (let i = 0; i < layoutData.cards.length; i += 1) { if (inside(x, y, getSlotBox(layoutData.cards[i]))) return i; } // 逐一檢查六個名稱格
  return -1; // 沒有命中時回傳無效索引
} // 完成名稱格命中測試

function hitTrayLabel(x, y) { // 判斷座標命中的下方名稱標籤索引
  for (let i = 0; i < layoutData.tray.length; i += 1) { if (!isPlaced(i) && inside(x, y, layoutData.tray[i])) return i; } // 逐一檢查尚未放置的標籤
  return -1; // 沒有命中時回傳無效索引
} // 完成名稱標籤命中測試

function inTrayArea(x, y) { // 判斷座標是否落在下方名稱區
  const first = layoutData.tray[0]; // 取得名稱區第一格
  const last = layoutData.tray[layoutData.tray.length - 1]; // 取得名稱區最後一格
  return x >= first.x - 16 && x <= width - layoutData.metrics.margin + 16 && y >= first.y - 24 && y <= last.y + last.h + 24; // 回傳名稱區範圍結果
} // 完成名稱區判斷

function hitButton(x, y) { // 判斷座標命中的三個主要按鈕與全螢幕按鈕
  if (inside(x, y, layoutData.fullscreenButton)) return "fullscreen"; // 命中全螢幕按鈕時回傳全螢幕
  if (inside(x, y, layoutData.buttons[0])) return "answer"; // 命中查看答案按鈕時回傳答案
  if (inside(x, y, layoutData.buttons[1])) return "submit"; // 命中交卷按鈕時回傳交卷
  if (inside(x, y, layoutData.buttons[2])) return "reset"; // 命中重新出題按鈕時回傳重設
  return ""; // 沒有命中按鈕時回傳空字串
} // 完成功能按鈕命中測試

function inside(x, y, box) { // 判斷座標是否位於矩形內
  return x >= box.x && x <= box.x + box.w && y >= box.y && y <= box.y + box.h; // 回傳矩形碰撞結果
} // 完成矩形碰撞判斷

function isBrowserFullscreen() { // 讀取目前瀏覽器是否處於全螢幕模式
  return document.fullscreenElement !== null || (typeof fullscreen === "function" && fullscreen()); // 同時支援原生 API 與 p5.js 狀態
} // 完成全螢幕狀態判斷

function toggleBrowserFullscreen() { // 切換真正的瀏覽器全螢幕模式
  fullscreen(!fullscreen()); // 使用 p5.js API 切換全螢幕
} // 完成全螢幕切換

function handleFullscreenChange() { // 處理瀏覽器全螢幕狀態改變
  resizeCanvas(windowWidth, windowHeight); // 讓全螢幕切換後畫布立即更新
  refreshCanvasSize(); // 重新計算全螢幕後的版面
} // 完成全螢幕事件處理

function drawFullscreenButton(box) { // 繪製全螢幕或退出全螢幕按鈕
  if (box === undefined || box === null) return; // 版面尚未建立時略過繪製
  const label = isBrowserFullscreen() ? "退出全螢幕" : "全螢幕"; // 依目前狀態決定按鈕文字
  fill("rgba(138,90,0,0.94)"); // 使用高對比金棕色繪製按鈕
  noStroke(); // 移除按鈕外框
  rect(box.x, box.y, box.w, box.h, 10); // 繪製全螢幕圓角按鈕
  fill(UI.white); // 使用白色繪製按鈕文字
  textAlign(CENTER, CENTER); // 設定按鈕文字置中
  textSize(Math.max(11, Math.min(16, box.w * 0.1))); // 依按鈕寬度調整字體
  text(label, box.x + box.w / 2, box.y + box.h / 2); // 繪製全螢幕按鈕文字
} // 完成全螢幕按鈕繪製

function submitQuiz() { // 計算交卷成績並鎖定測驗
  if (quiz.submitted) return; // 已交卷時不重複計算
  quiz.correct = 0; // 將答對題數歸零
  quiz.cards.forEach((card, index) => { const labelId = quiz.slots[index]; if (labelId !== null && quiz.labels[labelId].key === card.key) quiz.correct += 1; }); // 逐題比對動物答案
  quiz.score = Math.round(quiz.correct / 6 * 100); // 將答對題數換算成百分比
  quiz.elapsed = Math.max(0, Math.floor((millis() - beganAt) / 1000)); // 計算作答秒數
  quiz.showAnswer = true; // 交卷後顯示每格正誤顏色
  quiz.submitted = true; // 交卷後鎖定拖曳
  if (quiz.score > 60) createConfetti(); // 分數高於百分之六十時建立彩帶
  refreshCanvasSize(); // 為成績面板重新配置版面
} // 完成交卷計算

function formatTime(seconds) { // 將秒數格式化為分鐘與秒數
  return String(Math.floor(seconds / 60)).padStart(2, "0") + ":" + String(seconds % 60).padStart(2, "0"); // 回傳零補齊時間文字
} // 完成時間格式化

function createConfetti() { // 建立高分彩帶粒子
  confetti = []; // 清空舊彩帶資料
  const colors = ["#e63946", "#ffca3a", "#8ac926", "#1982c4", "#6a4c93"]; // 定義彩帶色彩
  for (let i = 0; i < 100; i += 1) confetti.push({ x: Math.random() * width, y: -Math.random() * height, speed: 1.4 + Math.random() * 3.2, size: 5 + Math.random() * 7, phase: Math.random() * TWO_PI, color: colors[i % colors.length] }); // 建立隨機彩帶粒子
} // 完成彩帶建立

function drawConfetti() { // 更新並繪製高分彩帶
  noStroke(); // 移除彩帶外框
  confetti.forEach((piece) => { piece.y += piece.speed; piece.x += Math.sin(frameCount * 0.03 + piece.phase) * 0.8; fill(piece.color); push(); translate(piece.x, piece.y); rotate(frameCount * 0.04 + piece.phase); rect(0, 0, piece.size, piece.size * 0.48, 2); pop(); if (piece.y > height + 20) { piece.y = -20; piece.x = Math.random() * width; } }); // 更新位置並循環繪製彩帶
} // 完成彩帶繪製

function updateSceneTransition() { // 更新自然背景的交叉淡化狀態
  const elapsed = millis() - sceneStartedAt; // 計算目前場景持續時間
  if (elapsed < SCENE_TIME) { sceneBlend = 0; return; } // 停留時間未結束時保持目前場景
  sceneBlend = constrain((elapsed - SCENE_TIME) / TRANSITION_TIME, 0, 1); // 計算下一場景的淡入進度
  if (sceneBlend >= 1) { currentScene = nextScene; nextScene = (currentScene + 1) % SCENE_NAMES.length; sceneBlend = 0; sceneStartedAt = millis(); } // 漸變完成後切換場景索引
} // 完成場景漸變更新

function drawBackground() { // 繪製目前與下一個自然場景的平滑交叉背景
  drawScene(currentScene, 1); // 以完整透明度繪製目前場景
  if (sceneBlend > 0) drawScene(nextScene, sceneBlend); // 以漸進透明度繪製下一場景
  noStroke(); // 移除背景覆蓋層外框
  fill(255, 255, 255, 70); // 加上半透明白色提高前景可讀性
  rect(0, 0, width, height); // 覆蓋整個背景畫面
} // 完成背景交叉淡化

function drawScene(sceneIndex, alphaValue) { // 以指定透明度繪製單一自然場景
  const sceneName = SCENE_NAMES[sceneIndex] || "forest"; // 取得安全的場景名稱
  push(); // 保存背景繪圖狀態
  drawingContext.globalAlpha = alphaValue; // 套用場景交叉淡化透明度
  drawSceneGradient(sceneName); // 繪製自然場景天空漸層
  if (sceneName === "forest") drawForestScene(); // 繪製森林場景裝飾
  if (sceneName === "grassland") drawGrasslandScene(); // 繪製草原場景裝飾
  if (sceneName === "snowfield") drawSnowfieldScene(); // 繪製雪地場景裝飾
  if (sceneName === "desert") drawDesertScene(); // 繪製沙漠場景裝飾
  if (sceneName === "rainforest") drawRainforestScene(); // 繪製雨林場景裝飾
  if (sceneName === "coast") drawCoastScene(); // 繪製海岸場景裝飾
  drawingContext.globalAlpha = 1; // 還原透明度避免影響前景
  pop(); // 還原背景繪圖狀態
} // 完成單一自然場景繪製

function drawSceneGradient(sceneName) { // 繪製六種自然場景的天空漸層
  const palettes = { forest: ["#8ed1b2", "#e8d99b"], grassland: ["#7ec8e3", "#f5d58b"], snowfield: ["#a9d9f0", "#f7fbff"], desert: ["#f6b26b", "#f9df9a"], rainforest: ["#3a9d78", "#b7d968"], coast: ["#62c4dc", "#f7d794"] }; // 定義各自然場景天空色組
  const palette = palettes[sceneName] || palettes.forest; // 取得指定場景色組
  noStroke(); // 移除天空色帶外框
  for (let y = 0; y < height; y += 12) { fill(lerpColor(color(palette[0]), color(palette[1]), y / height)); rect(0, y, width, 12); } // 以水平色帶繪製垂直漸層
} // 完成自然場景天空漸層

function drawForestScene() { // 繪製森林背景場景
  noStroke(); // 移除森林裝飾外框
  fill("#5a9b62"); // 設定森林地面顏色
  rect(0, height * 0.68, width, height * 0.32); // 繪製森林地面
  fill("#39734a"); // 設定遠方樹冠顏色
  for (let x = -40; x < width + 80; x += 100) ellipse(x, height * 0.65, 180, 130); // 繪製遠方樹冠
  fill("#6f4e37"); // 設定樹幹顏色
  for (let x = 30; x < width; x += 170) rect(x, height * 0.45, 28, height * 0.32, 8); // 繪製森林樹幹
  fill("#2f6b3d"); // 設定近景樹冠顏色
  for (let x = 0; x < width + 80; x += 170) ellipse(x, height * 0.45, 190, 145); // 繪製近景樹冠
  drawSunGlow(width * 0.86, height * 0.16, 45); // 繪製森林陽光
} // 完成森林背景

function drawGrasslandScene() { // 繪製草原背景場景
  noStroke(); // 移除草原裝飾外框
  fill("#76a84f"); // 設定草原地面顏色
  rect(0, height * 0.68, width, height * 0.32); // 繪製草原地面
  fill("#b5c96b"); // 設定遠方草坡顏色
  ellipse(width * 0.18, height * 0.74, width * 0.8, height * 0.32); // 繪製左側草坡
  ellipse(width * 0.8, height * 0.75, width * 0.9, height * 0.35); // 繪製右側草坡
  fill("#e4c35b"); // 設定小花色彩
  for (let i = 0; i < 22; i += 1) ellipse((i * 83) % width, height * 0.78 + (i % 4) * 13, 5, 5); // 繪製草地小花
  drawSunGlow(width * 0.84, height * 0.15, 48); // 繪製草原陽光
  drawSoftCloud(width * 0.18, height * 0.17, 1.1, 115); // 繪製草原雲朵
} // 完成草原背景

function drawSnowfieldScene() { // 繪製雪地背景場景
  noStroke(); // 移除雪地裝飾外框
  fill("#eaf7ff"); // 設定雪地前景顏色
  rect(0, height * 0.62, width, height * 0.38); // 繪製雪地
  fill("#c4e4f2"); // 設定雪山顏色
  triangle(0, height * 0.68, width * 0.27, height * 0.28, width * 0.55, height * 0.68); // 繪製左側雪山
  triangle(width * 0.38, height * 0.68, width * 0.7, height * 0.24, width, height * 0.68); // 繪製右側雪山
  fill(255, 255, 255, 210); // 設定雪花顏色
  for (let i = 0; i < 34; i += 1) ellipse((i * 97 + frameCount * 0.35) % width, (i * 61 + frameCount * 0.55) % height, 5, 5); // 繪製飄落雪花
} // 完成雪地背景

function drawDesertScene() { // 繪製沙漠背景場景
  noStroke(); // 移除沙漠裝飾外框
  fill("#d99b55"); // 設定沙漠地面顏色
  rect(0, height * 0.67, width, height * 0.33); // 繪製沙地
  fill("#e9b96e"); // 設定沙丘顏色
  ellipse(width * 0.2, height * 0.78, width * 0.8, height * 0.3); // 繪製左側沙丘
  ellipse(width * 0.82, height * 0.8, width * 0.85, height * 0.33); // 繪製右側沙丘
  fill("#3d8b58"); // 設定仙人掌顏色
  rect(width * 0.11, height * 0.43, 18, height * 0.28, 8); // 繪製仙人掌主幹
  rect(width * 0.06, height * 0.53, 55, 13, 7); // 繪製仙人掌左側手臂
  rect(width * 0.28, height * 0.55, 14, height * 0.18, 7); // 繪製仙人掌右側主幹
  drawSunGlow(width * 0.83, height * 0.16, 52); // 繪製沙漠烈日
} // 完成沙漠背景

function drawRainforestScene() { // 繪製雨林背景場景
  noStroke(); // 移除雨林裝飾外框
  fill("#287a50"); // 設定雨林地面顏色
  rect(0, height * 0.66, width, height * 0.34); // 繪製雨林地面
  fill("#155d3b"); // 設定遠方雨林樹冠顏色
  for (let x = -40; x < width + 60; x += 120) ellipse(x, height * 0.45, 180, 220); // 繪製雨林樹冠
  stroke("#9bd36a"); // 設定藤蔓色彩
  strokeWeight(7); // 設定藤蔓線寬
  noFill(); // 將藤蔓設為線條
  for (let x = 20; x < width; x += 120) arc(x, height * 0.35, 85, height * 0.7, 0, HALF_PI); // 繪製垂掛藤蔓
  noStroke(); // 移除雨滴外框
  fill(225, 250, 240, 100); // 設定雨林光點色彩
  for (let i = 0; i < 26; i += 1) ellipse((i * 79) % width, (i * 53) % (height * 0.75), 8, 8); // 繪製雨林光點
} // 完成雨林背景

function drawCoastScene() { // 繪製海岸背景場景
  noStroke(); // 移除海岸裝飾外框
  fill("#45a9bd"); // 設定海水顏色
  rect(0, height * 0.57, width, height * 0.43); // 繪製海面
  fill("#f7e4ae"); // 設定沙灘顏色
  rect(0, height * 0.78, width, height * 0.22); // 繪製沙灘
  stroke(255, 255, 255, 180); // 設定浪花顏色
  strokeWeight(5); // 設定浪花線寬
  noFill(); // 將浪花設為線條
  for (let y = height * 0.63; y < height * 0.77; y += 30) arc(width * 0.45, y, width * 0.7, 28, PI, TWO_PI); // 繪製海浪
  noStroke(); // 移除海岸裝飾外框
  fill("#4d8c4a"); // 設定棕櫚樹色彩
  rect(width * 0.8, height * 0.27, 18, height * 0.5, 8); // 繪製棕櫚樹樹幹
  ellipse(width * 0.81, height * 0.25, 170, 42); // 繪製棕櫚樹葉
  drawSunGlow(width * 0.18, height * 0.16, 50); // 繪製海岸陽光
} // 完成海岸背景

function drawSunGlow(x, y, size) { // 繪製柔和太陽與光暈
  noStroke(); // 移除太陽外框
  fill(255, 220, 100, 50); // 設定太陽光暈色彩
  ellipse(x, y, size * 2.4, size * 2.4); // 繪製太陽光暈
  fill(255, 213, 79, 180); // 設定太陽本體色彩
  ellipse(x, y, size, size); // 繪製太陽本體
} // 完成太陽光暈

function drawSoftCloud(x, y, scaleValue, alphaValue) { // 繪製半透明自然雲朵
  noStroke(); // 移除雲朵外框
  fill(255, 255, 255, alphaValue); // 設定雲朵透明色彩
  ellipse(x, y, 100 * scaleValue, 42 * scaleValue); // 繪製雲朵底部
  ellipse(x - 36 * scaleValue, y + 2 * scaleValue, 58 * scaleValue, 38 * scaleValue); // 繪製雲朵左側
  ellipse(x + 31 * scaleValue, y - 8 * scaleValue, 67 * scaleValue, 54 * scaleValue); // 繪製雲朵右側
  ellipse(x + 3 * scaleValue, y - 23 * scaleValue, 70 * scaleValue, 62 * scaleValue); // 繪製雲朵中央
} // 完成自然雲朵

function shuffleArray(source) { // 建立不修改來源的隨機陣列
  const result = source.slice(); // 複製來源資料
  for (let i = result.length - 1; i > 0; i -= 1) { const j = Math.floor(Math.random() * (i + 1)); const temporary = result[i]; result[i] = result[j]; result[j] = temporary; } // 使用 Fisher-Yates 演算法打亂資料
  return result; // 回傳隨機排列結果
} // 完成隨機排列
